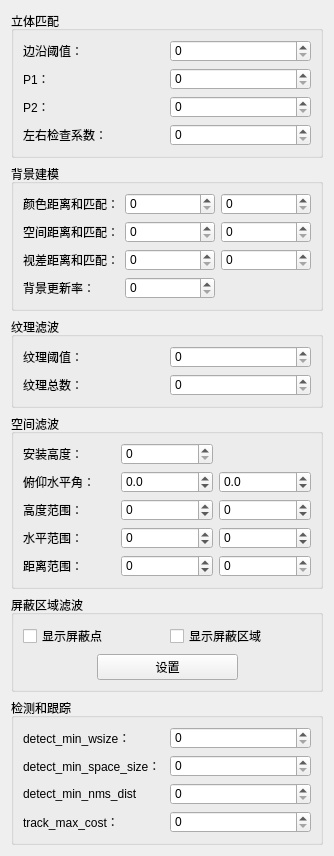
        <widget class="QWidget" name="page_4">
         <property name="geometry">
          <rect>
           <x>0</x>
           <y>0</y>
           <width>334</width>
           <height>806</height>
          </rect>
         </property>
         <property name="minimumSize">
          <size>
           <width>320</width>
           <height>0</height>
          </size>
         </property>
         <attribute name="label">
          <string>双目参数</string>
         </attribute>
         <layout class="QVBoxLayout" name="verticalLayout_5">
          <item>
           <widget class="QGroupBox" name="groupBox_6">
            <property name="title">
             <string>立体匹配</string>
            </property>
            <layout class="QGridLayout" name="gridLayout">
             <item row="3" column="1">
              <widget class="QSpinBox" name="spinBox_match_P2">
               <property name="sizePolicy">
                <sizepolicy hsizetype="Preferred" vsizetype="Fixed">
                 <horstretch>0</horstretch>
                 <verstretch>0</verstretch>
                </sizepolicy>
               </property>
               <property name="minimumSize">
                <size>
                 <width>45</width>
                 <height>22</height>
                </size>
               </property>
              </widget>
             </item>
             <item row="1" column="0">
              <widget class="QLabel" name="label_6">
               <property name="sizePolicy">
                <sizepolicy hsizetype="Preferred" vsizetype="Preferred">
                 <horstretch>0</horstretch>
                 <verstretch>0</verstretch>
                </sizepolicy>
               </property>
               <property name="text">
                <string>边沿阈值：</string>
               </property>
              </widget>
             </item>
             <item row="4" column="1">
              <widget class="QSpinBox" name="spinBox_match_check_th">
               <property name="sizePolicy">
                <sizepolicy hsizetype="Preferred" vsizetype="Fixed">
                 <horstretch>0</horstretch>
                 <verstretch>0</verstretch>
                </sizepolicy>
               </property>
               <property name="minimumSize">
                <size>
                 <width>45</width>
                 <height>22</height>
                </size>
               </property>
              </widget>
             </item>
             <item row="1" column="1">
              <widget class="QSpinBox" name="spinBox_match_edge_th">
               <property name="sizePolicy">
                <sizepolicy hsizetype="Preferred" vsizetype="Fixed">
                 <horstretch>0</horstretch>
                 <verstretch>0</verstretch>
                </sizepolicy>
               </property>
               <property name="minimumSize">
                <size>
                 <width>45</width>
                 <height>22</height>
                </size>
               </property>
               <property name="maximum">
                <number>255</number>
               </property>
              </widget>
             </item>
             <item row="2" column="0">
              <widget class="QLabel" name="label_7">
               <property name="sizePolicy">
                <sizepolicy hsizetype="Preferred" vsizetype="Preferred">
                 <horstretch>0</horstretch>
                 <verstretch>0</verstretch>
                </sizepolicy>
               </property>
               <property name="text">
                <string>P1：</string>
               </property>
              </widget>
             </item>
             <item row="4" column="0">
              <widget class="QLabel" name="label_9">
               <property name="sizePolicy">
                <sizepolicy hsizetype="Preferred" vsizetype="Preferred">
                 <horstretch>0</horstretch>
                 <verstretch>0</verstretch>
                </sizepolicy>
               </property>
               <property name="text">
                <string>左右检查系数：</string>
               </property>
              </widget>
             </item>
             <item row="3" column="0">
              <widget class="QLabel" name="label_8">
               <property name="sizePolicy">
                <sizepolicy hsizetype="Preferred" vsizetype="Preferred">
                 <horstretch>0</horstretch>
                 <verstretch>0</verstretch>
                </sizepolicy>
               </property>
               <property name="text">
                <string>P2：</string>
               </property>
              </widget>
             </item>
             <item row="2" column="1">
              <widget class="QSpinBox" name="spinBox_match_P1">
               <property name="sizePolicy">
                <sizepolicy hsizetype="Preferred" vsizetype="Fixed">
                 <horstretch>0</horstretch>
                 <verstretch>0</verstretch>
                </sizepolicy>
               </property>
               <property name="minimumSize">
                <size>
                 <width>45</width>
                 <height>22</height>
                </size>
               </property>
              </widget>
             </item>
            </layout>
           </widget>
          </item>
          <item>
           <widget class="QGroupBox" name="groupBox_4">
            <property name="title">
             <string>背景建模</string>
            </property>
            <layout class="QGridLayout" name="gridLayout_2">
             <item row="1" column="1">
              <widget class="QSpinBox" name="spinBox_bg_space_dist">
               <property name="sizePolicy">
                <sizepolicy hsizetype="Preferred" vsizetype="Fixed">
                 <horstretch>0</horstretch>
                 <verstretch>0</verstretch>
                </sizepolicy>
               </property>
               <property name="minimumSize">
                <size>
                 <width>45</width>
                 <height>22</height>
                </size>
               </property>
              </widget>
             </item>
             <item row="1" column="0">
              <widget class="QLabel" name="label_2">
               <property name="text">
                <string>空间距离和匹配：</string>
               </property>
              </widget>
             </item>
             <item row="2" column="0">
              <widget class="QLabel" name="label_3">
               <property name="text">
                <string>视差距离和匹配：</string>
               </property>
              </widget>
             </item>
             <item row="0" column="0">
              <widget class="QLabel" name="label">
               <property name="text">
                <string>颜色距离和匹配：</string>
               </property>
              </widget>
             </item>
             <item row="3" column="0">
              <widget class="QLabel" name="label_4">
               <property name="text">
                <string>背景更新率：</string>
               </property>
              </widget>
             </item>
             <item row="0" column="1">
              <widget class="QSpinBox" name="spinBox_bg_color_dist">
               <property name="sizePolicy">
                <sizepolicy hsizetype="Preferred" vsizetype="Fixed">
                 <horstretch>0</horstretch>
                 <verstretch>0</verstretch>
                </sizepolicy>
               </property>
               <property name="minimumSize">
                <size>
                 <width>45</width>
                 <height>22</height>
                </size>
               </property>
              </widget>
             </item>
             <item row="0" column="2">
              <widget class="QSpinBox" name="spinBox_bg_color_match">
               <property name="minimumSize">
                <size>
                 <width>45</width>
                 <height>22</height>
                </size>
               </property>
              </widget>
             </item>
             <item row="2" column="2">
              <widget class="QSpinBox" name="spinBox_bg_disp_match">
               <property name="minimumSize">
                <size>
                 <width>45</width>
                 <height>22</height>
                </size>
               </property>
              </widget>
             </item>
             <item row="2" column="1">
              <widget class="QSpinBox" name="spinBox_bg_disp_dist">
               <property name="sizePolicy">
                <sizepolicy hsizetype="Preferred" vsizetype="Fixed">
                 <horstretch>0</horstretch>
                 <verstretch>0</verstretch>
                </sizepolicy>
               </property>
               <property name="minimumSize">
                <size>
                 <width>45</width>
                 <height>22</height>
                </size>
               </property>
              </widget>
             </item>
             <item row="3" column="1">
              <widget class="QSpinBox" name="spinBox_bg_update_radio">
               <property name="sizePolicy">
                <sizepolicy hsizetype="Preferred" vsizetype="Fixed">
                 <horstretch>0</horstretch>
                 <verstretch>0</verstretch>
                </sizepolicy>
               </property>
               <property name="minimumSize">
                <size>
                 <width>45</width>
                 <height>22</height>
                </size>
               </property>
              </widget>
             </item>
             <item row="1" column="2">
              <widget class="QSpinBox" name="spinBox_bg_space_match">
               <property name="minimumSize">
                <size>
                 <width>45</width>
                 <height>22</height>
                </size>
               </property>
              </widget>
             </item>
            </layout>
           </widget>
          </item>
          <item>
           <widget class="QGroupBox" name="groupBox_28">
            <property name="title">
             <string>纹理滤波</string>
            </property>
            <layout class="QGridLayout" name="gridLayout_13">
             <item row="0" column="0">
              <widget class="QLabel" name="label_12">
               <property name="text">
                <string>纹理阈值：</string>
               </property>
              </widget>
             </item>
             <item row="0" column="1">
              <widget class="QSpinBox" name="spinBox_post_tex_th">
               <property name="sizePolicy">
                <sizepolicy hsizetype="Preferred" vsizetype="Fixed">
                 <horstretch>0</horstretch>
                 <verstretch>0</verstretch>
                </sizepolicy>
               </property>
               <property name="minimumSize">
                <size>
                 <width>45</width>
                 <height>22</height>
                </size>
               </property>
               <property name="maximum">
                <number>255</number>
               </property>
              </widget>
             </item>
             <item row="1" column="0">
              <widget class="QLabel" name="label_13">
               <property name="text">
                <string>纹理总数：</string>
               </property>
              </widget>
             </item>
             <item row="1" column="1">
              <widget class="QSpinBox" name="spinBox_post_tex_sum_th">
               <property name="sizePolicy">
                <sizepolicy hsizetype="Preferred" vsizetype="Fixed">
                 <horstretch>0</horstretch>
                 <verstretch>0</verstretch>
                </sizepolicy>
               </property>
               <property name="minimumSize">
                <size>
                 <width>45</width>
                 <height>22</height>
                </size>
               </property>
               <property name="maximum">
                <number>9</number>
               </property>
              </widget>
             </item>
            </layout>
           </widget>
          </item>
          <item>
           <widget class="QGroupBox" name="groupBox_8">
            <property name="title">
             <string>空间滤波</string>
            </property>
            <layout class="QGridLayout" name="gridLayout_3">
             <item row="4" column="0">
              <widget class="QLabel" name="label_19">
               <property name="text">
                <string>距离范围：</string>
               </property>
              </widget>
             </item>
             <item row="2" column="1">
              <widget class="QSpinBox" name="spinBox_detect_miny">
               <property name="sizePolicy">
                <sizepolicy hsizetype="Preferred" vsizetype="Fixed">
                 <horstretch>0</horstretch>
                 <verstretch>0</verstretch>
                </sizepolicy>
               </property>
               <property name="minimumSize">
                <size>
                 <width>45</width>
                 <height>22</height>
                </size>
               </property>
               <property name="minimum">
                <number>-100000</number>
               </property>
               <property name="maximum">
                <number>100000</number>
               </property>
              </widget>
             </item>
             <item row="3" column="0">
              <widget class="QLabel" name="label_18">
               <property name="text">
                <string>水平范围：</string>
               </property>
              </widget>
             </item>
             <item row="2" column="0">
              <widget class="QLabel" name="label_17">
               <property name="text">
                <string>高度范围：</string>
               </property>
              </widget>
             </item>
             <item row="1" column="2">
              <widget class="QDoubleSpinBox" name="doubleSpinBox_install_z_angle">
               <property name="sizePolicy">
                <sizepolicy hsizetype="Preferred" vsizetype="Fixed">
                 <horstretch>0</horstretch>
                 <verstretch>0</verstretch>
                </sizepolicy>
               </property>
               <property name="minimumSize">
                <size>
                 <width>45</width>
                 <height>22</height>
                </size>
               </property>
               <property name="decimals">
                <number>1</number>
               </property>
               <property name="minimum">
                <double>-360.000000000000000</double>
               </property>
               <property name="maximum">
                <double>360.000000000000000</double>
               </property>
               <property name="singleStep">
                <double>0.100000000000000</double>
               </property>
              </widget>
             </item>
             <item row="4" column="2">
              <widget class="QSpinBox" name="spinBox_detect_maxz">
               <property name="sizePolicy">
                <sizepolicy hsizetype="Preferred" vsizetype="Fixed">
                 <horstretch>0</horstretch>
                 <verstretch>0</verstretch>
                </sizepolicy>
               </property>
               <property name="minimumSize">
                <size>
                 <width>45</width>
                 <height>22</height>
                </size>
               </property>
               <property name="maximum">
                <number>100000</number>
               </property>
              </widget>
             </item>
             <item row="4" column="1">
              <widget class="QSpinBox" name="spinBox_detect_minz">
               <property name="sizePolicy">
                <sizepolicy hsizetype="Preferred" vsizetype="Fixed">
                 <horstretch>0</horstretch>
                 <verstretch>0</verstretch>
                </sizepolicy>
               </property>
               <property name="minimumSize">
                <size>
                 <width>45</width>
                 <height>22</height>
                </size>
               </property>
               <property name="minimum">
                <number>-100000</number>
               </property>
               <property name="maximum">
                <number>100000</number>
               </property>
              </widget>
             </item>
             <item row="3" column="1">
              <widget class="QSpinBox" name="spinBox_detect_minx">
               <property name="sizePolicy">
                <sizepolicy hsizetype="Preferred" vsizetype="Fixed">
                 <horstretch>0</horstretch>
                 <verstretch>0</verstretch>
                </sizepolicy>
               </property>
               <property name="minimumSize">
                <size>
                 <width>45</width>
                 <height>22</height>
                </size>
               </property>
               <property name="minimum">
                <number>-10000</number>
               </property>
               <property name="maximum">
                <number>100000</number>
               </property>
              </widget>
             </item>
             <item row="0" column="1">
              <widget class="QSpinBox" name="spinBox_install_height">
               <property name="sizePolicy">
                <sizepolicy hsizetype="Preferred" vsizetype="Fixed">
                 <horstretch>0</horstretch>
                 <verstretch>0</verstretch>
                </sizepolicy>
               </property>
               <property name="minimumSize">
                <size>
                 <width>45</width>
                 <height>22</height>
                </size>
               </property>
               <property name="maximum">
                <number>100000</number>
               </property>
              </widget>
             </item>
             <item row="0" column="0">
              <widget class="QLabel" name="label_16">
               <property name="text">
                <string>安装高度：</string>
               </property>
              </widget>
             </item>
             <item row="1" column="0">
              <widget class="QLabel" name="label_15">
               <property name="text">
                <string>俯仰水平角：</string>
               </property>
              </widget>
             </item>
             <item row="1" column="1">
              <widget class="QDoubleSpinBox" name="doubleSpinBox_install_x_angle">
               <property name="sizePolicy">
                <sizepolicy hsizetype="Preferred" vsizetype="Fixed">
                 <horstretch>0</horstretch>
                 <verstretch>0</verstretch>
                </sizepolicy>
               </property>
               <property name="minimumSize">
                <size>
                 <width>45</width>
                 <height>22</height>
                </size>
               </property>
               <property name="decimals">
                <number>1</number>
               </property>
               <property name="minimum">
                <double>-360.000000000000000</double>
               </property>
               <property name="maximum">
                <double>360.000000000000000</double>
               </property>
               <property name="singleStep">
                <double>0.100000000000000</double>
               </property>
              </widget>
             </item>
             <item row="2" column="2">
              <widget class="QSpinBox" name="spinBox_detect_maxy">
               <property name="sizePolicy">
                <sizepolicy hsizetype="Preferred" vsizetype="Fixed">
                 <horstretch>0</horstretch>
                 <verstretch>0</verstretch>
                </sizepolicy>
               </property>
               <property name="minimumSize">
                <size>
                 <width>45</width>
                 <height>22</height>
                </size>
               </property>
               <property name="minimum">
                <number>-100000</number>
               </property>
               <property name="maximum">
                <number>1000000</number>
               </property>
              </widget>
             </item>
             <item row="3" column="2">
              <widget class="QSpinBox" name="spinBox_detect_maxx">
               <property name="sizePolicy">
                <sizepolicy hsizetype="Preferred" vsizetype="Fixed">
                 <horstretch>0</horstretch>
                 <verstretch>0</verstretch>
                </sizepolicy>
               </property>
               <property name="minimumSize">
                <size>
                 <width>45</width>
                 <height>22</height>
                </size>
               </property>
               <property name="minimum">
                <number>-100000</number>
               </property>
               <property name="maximum">
                <number>1000000</number>
               </property>
              </widget>
             </item>
            </layout>
           </widget>
          </item>
          <item>
           <widget class="QGroupBox" name="groupBox_33">
            <property name="title">
             <string>屏蔽区域滤波</string>
            </property>
            <layout class="QGridLayout" name="gridLayout_19">
             <item row="0" column="0" colspan="2">
              <widget class="QCheckBox" name="checkBox_draw_poly_mask">
               <property name="text">
                <string>显示屏蔽点</string>
               </property>
              </widget>
             </item>
             <item row="0" column="2" colspan="2">
              <widget class="QCheckBox" name="checkBox_show_poly_mask">
               <property name="text">
                <string>显示屏蔽区域</string>
               </property>
              </widget>
             </item>
             <item row="1" column="1" colspan="2">
              <widget class="QPushButton" name="pushButton_set_poly_mask">
               <property name="text">
                <string>设置</string>
               </property>
              </widget>
             </item>
            </layout>
           </widget>
          </item>
          <item>
           <widget class="QGroupBox" name="groupBox_9">
            <property name="title">
             <string>检测和跟踪</string>
            </property>
            <layout class="QGridLayout" name="gridLayout_5">
             <item row="3" column="1">
              <widget class="QSpinBox" name="spinBox_detect_min_space_size">
               <property name="sizePolicy">
                <sizepolicy hsizetype="Preferred" vsizetype="Fixed">
                 <horstretch>0</horstretch>
                 <verstretch>0</verstretch>
                </sizepolicy>
               </property>
               <property name="minimumSize">
                <size>
                 <width>45</width>
                 <height>22</height>
                </size>
               </property>
               <property name="maximum">
                <number>100000</number>
               </property>
              </widget>
             </item>
             <item row="2" column="1">
              <widget class="QSpinBox" name="spinBox_detect_min_wsize">
               <property name="sizePolicy">
                <sizepolicy hsizetype="Preferred" vsizetype="Fixed">
                 <horstretch>0</horstretch>
                 <verstretch>0</verstretch>
                </sizepolicy>
               </property>
               <property name="minimumSize">
                <size>
                 <width>45</width>
                 <height>22</height>
                </size>
               </property>
               <property name="maximum">
                <number>100000</number>
               </property>
              </widget>
             </item>
             <item row="5" column="0">
              <widget class="QLabel" name="label_23">
               <property name="text">
                <string>track_max_cost：</string>
               </property>
              </widget>
             </item>
             <item row="2" column="0">
              <widget class="QLabel" name="label_20">
               <property name="text">
                <string>detect_min_wsize：</string>
               </property>
              </widget>
             </item>
             <item row="5" column="1">
              <widget class="QSpinBox" name="spinBox_track_max_cost">
               <property name="sizePolicy">
                <sizepolicy hsizetype="Preferred" vsizetype="Fixed">
                 <horstretch>0</horstretch>
                 <verstretch>0</verstretch>
                </sizepolicy>
               </property>
               <property name="minimumSize">
                <size>
                 <width>45</width>
                 <height>22</height>
                </size>
               </property>
               <property name="maximum">
                <number>100000</number>
               </property>
              </widget>
             </item>
             <item row="3" column="0">
              <widget class="QLabel" name="label_21">
               <property name="text">
                <string>detect_min_space_size：</string>
               </property>
              </widget>
             </item>
             <item row="4" column="1">
              <widget class="QSpinBox" name="spinBox_detect_min_nms_dist">
               <property name="sizePolicy">
                <sizepolicy hsizetype="Preferred" vsizetype="Fixed">
                 <horstretch>0</horstretch>
                 <verstretch>0</verstretch>
                </sizepolicy>
               </property>
               <property name="minimumSize">
                <size>
                 <width>45</width>
                 <height>22</height>
                </size>
               </property>
               <property name="maximum">
                <number>100000</number>
               </property>
              </widget>
             </item>
             <item row="4" column="0">
              <widget class="QLabel" name="label_22">
               <property name="text">
                <string>detect_min_nms_dist</string>
               </property>
              </widget>
             </item>
            </layout>
           </widget>
          </item>
          <item>
           <spacer name="verticalSpacer_3">
            <property name="orientation">
             <enum>Qt::Vertical</enum>
            </property>
            <property name="sizeHint" stdset="0">
             <size>
              <width>20</width>
              <height>138</height>
             </size>
            </property>
           </spacer>
          </item>
         </layout>
        </widget>
